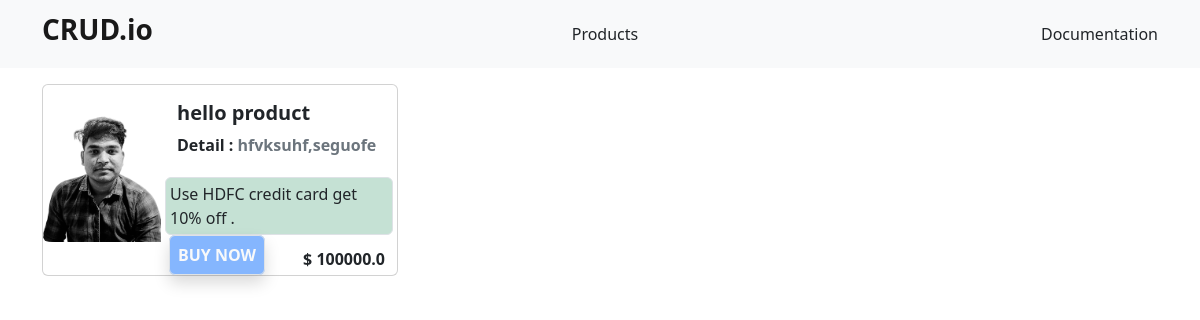
The app's page /, older data.
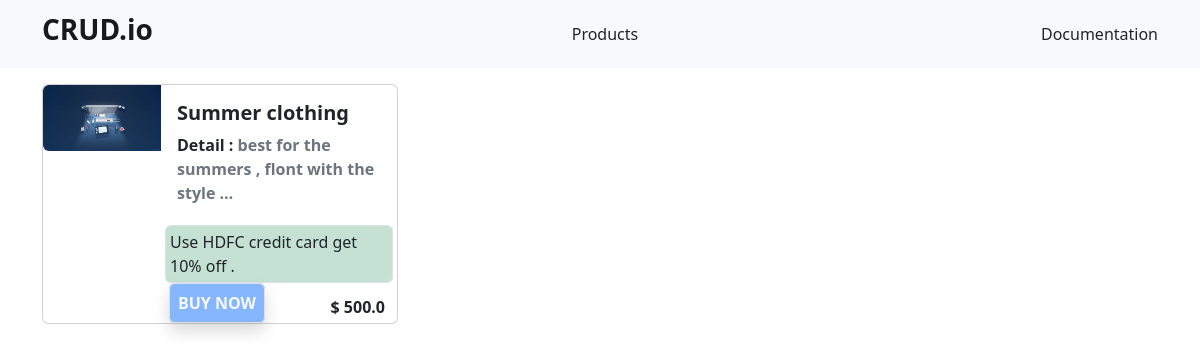
The same page, newer data.
### main_site/models.py (models this page shows, shortened)
class ProductModel(models.Model):
    product_name = models.CharField(max_length=50)
    slug = models.SlugField(blank=True, editable=False)
    discription = models.CharField(max_length=200)
    price = models.FloatField()
    product_img = models.ImageField()

### main_site/views.py (the view)
# urls.py: path('', views.IndexView.as_view(), name='index'),
class IndexView(generic.ListView):
    context_object_name = 'products'
    queryset = models.ProductModel.objects.all()
    template_name = 'main_site/index.html'

### main_site/templates/main_site/index.html (shortened to what this page needs)
{% extends 'main_site/base.html' %}
{% block content %}
<div class="container">
    <div class="row mt-3">
        {% for product in products %}
        <div class="col-md-4">
            <div class="">
                <div class="card mb-3 uk-box-shadow-hover-medium" style="max-width: 540px;">
                    <div class="row g-0">
                        <div class="col-md-4">
                            <img src="{{ product.product_img.url }}" class="img-fluid rounded-start" alt="...">
                        </div>
                        <div class="col-md-8">
                            <div class="card-body m-0">
                                <h5 class="card-title"><strong>{{ product.product_name }}</strong></h5>
                                <p class="card-text"><strong>Detail : <span class="text-secondary">{{ product.discription | truncatechars:45 }}</span></strong></p>
                            </div>
                            <div class="">
                                <p class="border rounded  p-1 m-1 bg-success bg-opacity-25">
                                    Use HDFC credit card get 10% off .
                                </p>
                                <div class="m-2">
                                    <a class=" border rounded shadow p-2  bg-primary bg-opacity-50 text-light text-decoration-none">
                                        <strong>BUY NOW</strong>
                                    </a>
                                    <p class=" m-1 float-end">
                                        <strong>$ {{product.price }}</strong>
                                    </p>
                                </div>
                            </div>
                        </div>
                    </div>
                </div>
            </div>
        </div>
        {% endfor %}
    </div>
</div>
{% endblock %}

Row changes from the older to the newer data that the page shows:
removed ProductModel: product_img (picture), product_name "hello product", discription "hfvksuhf,seguofe", price "100000.0"
added ProductModel: product_img (picture), product_name "Summer clothing", discription "best for the summers , flont with the style …", price "500.0"
